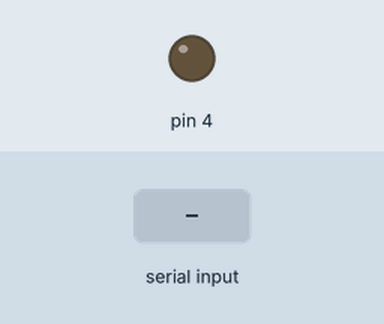
Recording of a sketch running on a simulated Arduino Uno, built with avr-gcc and run on an emulated ATmega328P. On the bench: output pins drawn as LEDs (lit = HIGH). Inputs (shaded band) come from the test bench.

Above: at 1.2 s.
1.3 s: "1" received over Serial
At 2.1 s:
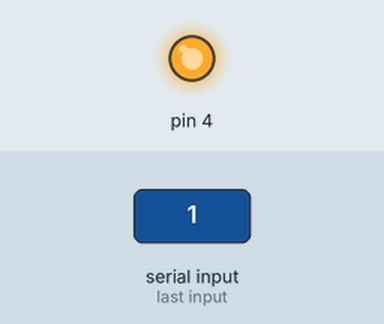
Timing chart, 0 to 4.3 s (numbered marks = the images above; inputs shaded):
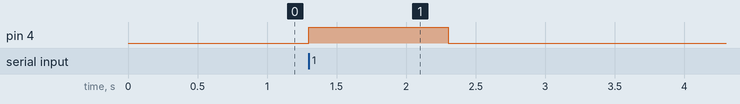

Measured:
- after the input at 1.3 s, pin 4: LOW → HIGH at once, → LOW 1.0 s later

The sketch:

serialData.ino
```cpp
void setup() {
  // Inicia la comunicación serie a 9600 baudios.
  Serial.begin(9600);

  // Configura el pin 4 como salida.
  pinMode(4, OUTPUT);
}

void loop() {
  // Verifica si hay datos disponibles para leer en el puerto serie.
  if (Serial.available() > 0) {
    // Lee el próximo carácter del puerto serie.
    char receivedChar = Serial.read();

    // Verifica si el carácter recibido es '1'.
    if (receivedChar == '1') {
      // Enciende el LED.
      digitalWrite(4, HIGH);

      // Espera un segundo (1000 milisegundos).
      delay(1000);

      // Apaga el LED.
      digitalWrite(4, LOW);
    }
  }
}
```
